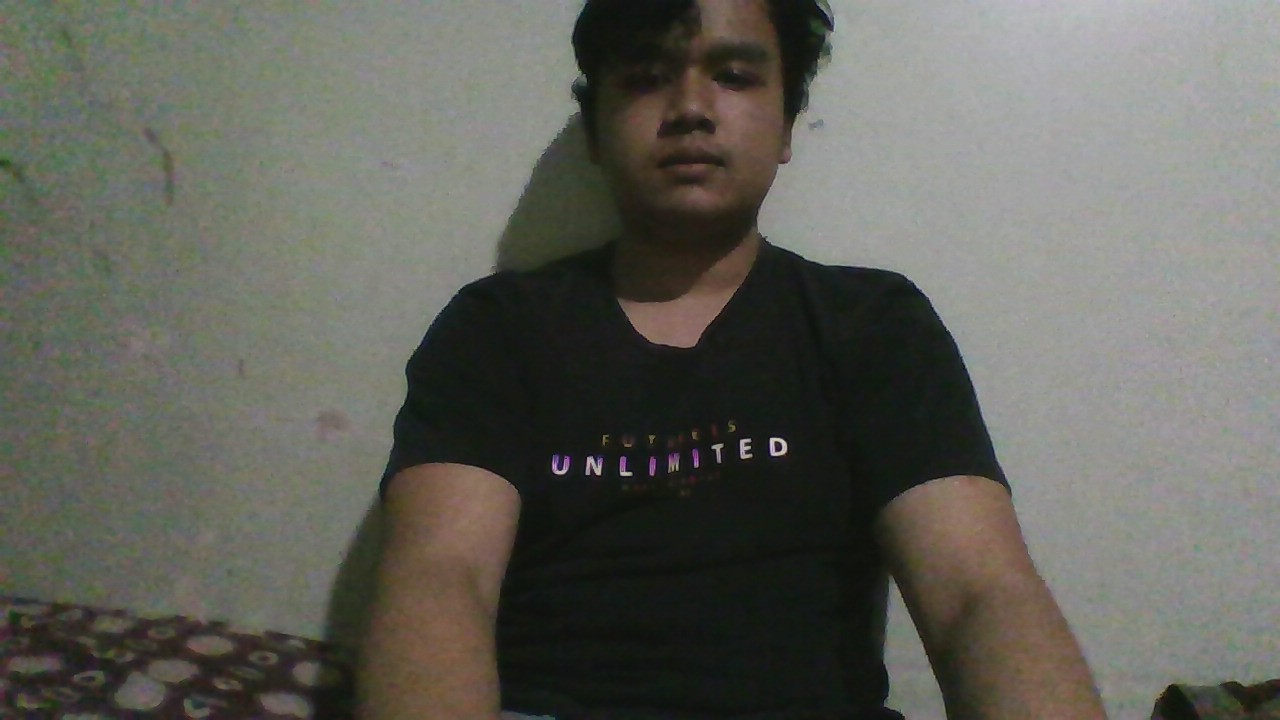
#> input picture Scripts/Python/DatasetImplementation/IcanDataset/WIN_20251104_02_17_24_Pro.png, 1280 x 720 px; its folder holds only this picture in this run
$ python check_annotations_with_bg.py
#> lines starting #> are read from the running program, lines starting #| are printed output that depends on the picture; after the words box and inside, x2 and y2 are one past the last pixel; in counts of white or black regions, pixels touching at a corner belong together
### Scripts/Python/DatasetImplementation/shirt_detector_full.py
"""
SHIRT DETECTOR - Traditional ML
================================

Goal: Detect SHIRT pixels ONLY. Not skin, not hair, just SHIRT.

Uses ALL images in the dataset.
Uses Traditional ML: Random Forest on color features.
"""

import cv2
import numpy as np
from sklearn.ensemble import RandomForestClassifier
from sklearn.model_selection import train_test_split
from sklearn.metrics import classification_report, accuracy_score
import joblib
from pathlib import Path


def detect_shirt_region_automatic(image):
    """
    Automatically detect shirt region using color-based heuristics

    Strategy:
    1. Detect SKIN (face, neck, arms) using YCrCb
    2. Detect HAIR (dark regions at top of image)
    3. Find NECK position (lowest point of face)
    4. SHIRT = Everything BELOW neck level (that's not skin/arms)
    """
    h, w = image.shape[:2]

    # Remove black background
    gray = cv2.cvtColor(image, cv2.COLOR_BGR2GRAY)
    foreground = gray > 20

    # ===== SKIN DETECTION =====
    # Method 1: YCrCb color space (best for skin)
    ycrcb = cv2.cvtColor(image, cv2.COLOR_BGR2YCrCb)
    skin_mask1 = cv2.inRange(ycrcb, np.array([0, 133, 77]), np.array([255, 173, 127]))

    # Method 2: HSV color space
    hsv = cv2.cvtColor(image, cv2.COLOR_BGR2HSV)
    skin_mask2 = cv2.inRange(hsv, np.array([0, 20, 70]), np.array([20, 255, 255]))

    # Method 3: RGB rules
    b, g, r = cv2.split(image)
    skin_mask3 = ((r > 95) & (g > 40) & (b > 20) &
                  (r > g) & (r > b) &
                  ((r - g) > 15)).astype(np.uint8) * 255

    # Combine all skin detection methods
    skin_mask = cv2.bitwise_or(skin_mask1, skin_mask2)
    skin_mask = cv2.bitwise_or(skin_mask, skin_mask3)

    # Clean up skin mask
    kernel = cv2.getStructuringElement(cv2.MORPH_ELLIPSE, (11, 11))
    skin_mask = cv2.morphologyEx(skin_mask, cv2.MORPH_CLOSE, kernel)
    skin_mask = cv2.morphologyEx(skin_mask, cv2.MORPH_OPEN, kernel)

    # ===== FIND NECK LEVEL =====
    # Find skin contours in upper half of image (face region)
    upper_half = np.zeros_like(skin_mask)
    upper_half[:int(h * 0.5), :] = 255
    face_skin = cv2.bitwise_and(skin_mask, upper_half)

    # Find contours of face
    face_contours, _ = cv2.findContours(face_skin, cv2.RETR_EXTERNAL, cv2.CHAIN_APPROX_SIMPLE)

    # Determine neck level (lowest point of face + small margin)
    neck_y = int(h * 0.35)  # Default to 35% from top if no face found
    if len(face_contours) > 0:
        # Get largest contour (main face)
        face_contour = max(face_contours, key=cv2.contourArea)
        if cv2.contourArea(face_contour) > 1000:  # Valid face detected
            # Find lowest point of face
            bottommost = tuple(face_contour[face_contour[:, :, 1].argmax()][0])
            neck_y = bottommost[1] + 20  # Add small margin below chin

    print(f"  Detected neck level at y={neck_y} (image height={h})")

    # ===== HAIR DETECTION =====
    # Hair is typically dark and ABOVE neck level
    hair_mask = (gray < 50) & foreground

    # Only consider regions ABOVE neck level
    above_neck = np.zeros_like(hair_mask)
    above_neck[:neck_y, :] = True
    hair_mask = hair_mask & above_neck

    # Clean up hair mask
    kernel_small = cv2.getStructuringElement(cv2.MORPH_ELLIPSE, (7, 7))
    hair_mask = cv2.morphologyEx(hair_mask.astype(np.uint8) * 255, cv2.MORPH_CLOSE, kernel_small)
    hair_mask = cv2.morphologyEx(hair_mask, cv2.MORPH_OPEN, kernel_small)

    # ===== SHIRT DETECTION =====
    # Shirt = Foreground BELOW neck level - Skin (arms)

    # Create mask for region below neck
    below_neck = np.zeros_like(foreground)
    below_neck[neck_y:, :] = True

    # Shirt is foreground below neck, excluding skin/arms
    shirt_mask = foreground.astype(np.uint8) * 255
    shirt_mask = cv2.bitwise_and(shirt_mask, below_neck.astype(np.uint8) * 255)
    shirt_mask = cv2.bitwise_and(shirt_mask, cv2.bitwise_not(skin_mask))

    # Clean up shirt mask
    shirt_mask = cv2.morphologyEx(shirt_mask, cv2.MORPH_CLOSE, kernel)
    shirt_mask = cv2.morphologyEx(shirt_mask, cv2.MORPH_OPEN, kernel_small)

    return shirt_mask, skin_mask, hair_mask


# [311 lines left out: functions extract_pixel_features, collect_training_data_from_all_images, train_shirt_detector, predict_shirt_mask, overlay_jersey_on_shirt, main, not called in this run]


# [2 lines that do not run on import are left out]

### Scripts/Python/DatasetImplementation/check_annotations_with_bg.py
"""
Annotation Visualization with Background Removal
=================================================

This script visualizes annotations for images WITH backgrounds (IcanDataset).
It removes the background first, then shows the annotations.

Shows:
- Detected neck level (yellow line)
- Skin regions (green)
- Hair regions (red)
- Shirt regions (blue)
"""

import cv2
import numpy as np
from pathlib import Path
import sys

sys.path.insert(0, str(Path(__file__).parent))
from shirt_detector_full import detect_shirt_region_automatic


def remove_background_simple(image):
    """
    Simple background removal using color threshold
    Works for images with solid/light backgrounds
    """
    # Convert to HSV
    hsv = cv2.cvtColor(image, cv2.COLOR_BGR2HSV)

    # Create mask for non-background pixels (not white/light gray/black)
    lower_white = np.array([0, 0, 200])
    upper_white = np.array([180, 30, 255])
    white_mask = cv2.inRange(hsv, lower_white, upper_white)

    # Invert to get foreground
    foreground = cv2.bitwise_not(white_mask)

    # Clean up with morphological operations
    kernel = cv2.getStructuringElement(cv2.MORPH_ELLIPSE, (5, 5))
    foreground = cv2.morphologyEx(foreground, cv2.MORPH_CLOSE, kernel)
    foreground = cv2.morphologyEx(foreground, cv2.MORPH_OPEN, kernel)

    return foreground


def visualize_annotations_with_bg(image_path, output_path):
    """
    Visualize annotations for images WITH background
    """
    # Load image
    image = cv2.imread(str(image_path))
    if image is None:
        print(f"ERROR: Could not load {image_path}")
        return None

    h, w = image.shape[:2]

    # Remove background
    print(f"  Removing background...")
    foreground = remove_background_simple(image)

    # Create image with transparent background (only foreground)
    image_no_bg = image.copy()
    image_no_bg[foreground == 0] = 255  # Make background white for visualization

    # Get automatic annotations on the no-background image
    print(f"  Detecting annotations...")
    shirt_mask, skin_mask, hair_mask = detect_shirt_region_automatic(image_no_bg)

    # Create visualization
    vis = image.copy()

    # Overlay masks with transparency
    overlay = vis.copy()

    # Background = BLACK (removed areas)
    overlay[foreground == 0] = [0, 0, 0]

    # Hair = RED
    overlay[hair_mask > 0] = [0, 0, 255]

    # Skin = GREEN
    overlay[skin_mask > 0] = [0, 255, 0]

    # Shirt = BLUE
    overlay[shirt_mask > 0] = [255, 0, 0]

    # Blend
    vis = cv2.addWeighted(image, 0.6, overlay, 0.4, 0)

    # Find neck level for visualization
    upper_half = np.zeros_like(skin_mask)
    upper_half[:int(h * 0.5), :] = 255
    face_skin = cv2.bitwise_and(skin_mask, upper_half)

    face_contours, _ = cv2.findContours(face_skin, cv2.RETR_EXTERNAL, cv2.CHAIN_APPROX_SIMPLE)

    neck_y = int(h * 0.35)  # Default
    if len(face_contours) > 0:
        face_contour = max(face_contours, key=cv2.contourArea)
        if cv2.contourArea(face_contour) > 1000:
            bottommost = tuple(face_contour[face_contour[:, :, 1].argmax()][0])
            neck_y = bottommost[1] + 20

    # Draw neck level line
    cv2.line(vis, (0, neck_y), (w, neck_y), (0, 255, 255), 3)
    cv2.putText(vis, f"NECK LEVEL (y={neck_y})", (10, neck_y - 10),
                cv2.FONT_HERSHEY_SIMPLEX, 0.8, (0, 255, 255), 2)

    # Draw legend
    legend_y = 30
    cv2.putText(vis, "BLACK = BACKGROUND", (10, legend_y), cv2.FONT_HERSHEY_SIMPLEX, 0.7, (0, 0, 0), 2)
    cv2.putText(vis, "RED = HAIR", (10, legend_y + 30), cv2.FONT_HERSHEY_SIMPLEX, 0.7, (0, 0, 255), 2)
    cv2.putText(vis, "GREEN = SKIN", (10, legend_y + 60), cv2.FONT_HERSHEY_SIMPLEX, 0.7, (0, 255, 0), 2)
    cv2.putText(vis, "BLUE = SHIRT", (10, legend_y + 90), cv2.FONT_HERSHEY_SIMPLEX, 0.7, (255, 0, 0), 2)
    cv2.putText(vis, "YELLOW = NECK LINE", (10, legend_y + 120), cv2.FONT_HERSHEY_SIMPLEX, 0.7, (0, 255, 255), 2)

    # Count pixels
    n_hair = np.sum(hair_mask > 0)
    n_skin = np.sum(skin_mask > 0)
    n_shirt = np.sum(shirt_mask > 0)
    n_bg = np.sum(foreground == 0)

    cv2.putText(vis, f"Background: {n_bg} px", (10, h - 120), cv2.FONT_HERSHEY_SIMPLEX, 0.6, (255, 255, 255), 2)
    cv2.putText(vis, f"Hair: {n_hair} px", (10, h - 90), cv2.FONT_HERSHEY_SIMPLEX, 0.6, (255, 255, 255), 2)
    cv2.putText(vis, f"Skin: {n_skin} px", (10, h - 60), cv2.FONT_HERSHEY_SIMPLEX, 0.6, (255, 255, 255), 2)
    cv2.putText(vis, f"Shirt: {n_shirt} px", (10, h - 30), cv2.FONT_HERSHEY_SIMPLEX, 0.6, (255, 255, 255), 2)

    # Save
    cv2.imwrite(str(output_path), vis)

    return {
        'neck_y': neck_y,
        'n_hair': n_hair,
        'n_skin': n_skin,
        'n_shirt': n_shirt
    }


def main():
    """Visualize annotations for images WITH background"""
    base_dir = Path(__file__).parent
    dataset_dir = base_dir / "IcanDataset"  # WITH background
    output_dir = base_dir / "annotation_check_with_bg"

    output_dir.mkdir(exist_ok=True)

    print("=" * 80)
    print("ANNOTATION VERIFICATION - Images WITH Background")
    print("=" * 80)
    print()

    if not dataset_dir.exists():
        print(f"❌ Dataset not found: {dataset_dir}")
        return

    # Get sample images (first 10)
    image_files = sorted(list(dataset_dir.glob("*.jpg")) + list(dataset_dir.glob("*.png")))[:10]

    if len(image_files) == 0:
        print(f"❌ No images found in {dataset_dir}")
        return

    print(f"✓ Found {len(image_files)} images")
    print(f"✓ Processing first 10 samples...")
    print()

    for idx, img_path in enumerate(image_files, 1):
        print(f"[{idx}/{len(image_files)}] {img_path.name}")

        output_path = output_dir / f"annotated_with_bg_{img_path.stem}.png"

        result = visualize_annotations_with_bg(img_path, output_path)
#> in visualize_annotations_with_bg, image is the input picture: shape (720, 1280, 3); mean B, G, R 90.1, 97.5, 97.5
#> in remove_background_simple, `white_mask = cv2.inRange(hsv, lower_white, upper_white)`:
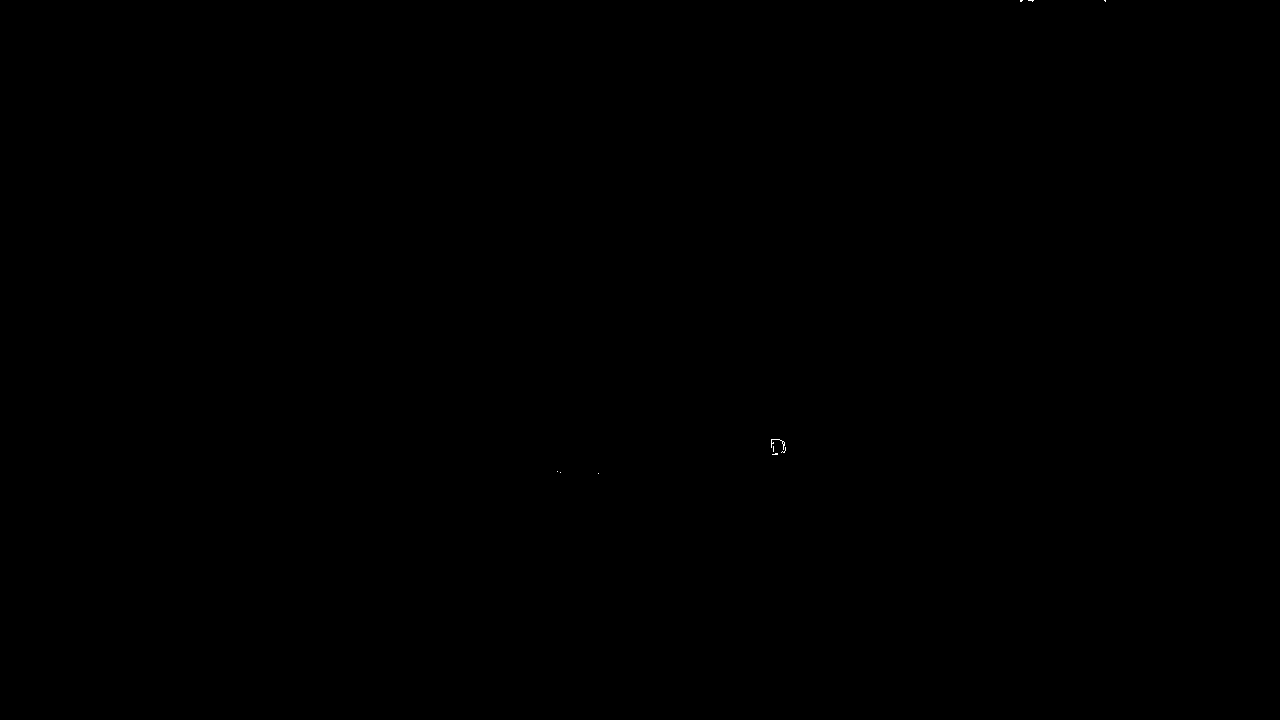
#> white_mask: shape (720, 1280); 0.01% white in thin lines or dots, all inside (x1, y1, x2, y2) = (557, 0, 1106, 474)
#> in detect_shirt_region_automatic, `face_contours, _ = cv2.findContours(face_skin, cv2.RETR_EXTERNAL, cv2...`: face_contours = 6 contours; box (x1, y1, x2, y2) and area: (616, 0, 793, 231) 26249, (620, 231, 759, 351) 8331, (118, 317, 164, 360) 1019, (0, 45, 25, 71) 392, (17, 225, 37, 244) 248, (51, 200, 71, 217) 214
#> in detect_shirt_region_automatic, `face_contour = max(face_contours, key=cv2.contourArea)`: face_contour = contour of 216 points, box (x1, y1, x2, y2) (616, 0, 793, 231), area 26249
#> in detect_shirt_region_automatic, `bottommost = tuple(face_contour[face_contour[:, :, 1].argmax()][0])`: bottommost = (701, 230)
#> in detect_shirt_region_automatic, `neck_y = bottommost[1] + 20`: neck_y = 250
#|   Detected neck level at y=250 (image height=720)
#> in detect_shirt_region_automatic, `shirt_mask = cv2.morphologyEx(shirt_mask, cv2.MORPH_OPEN, kernel_small)`:
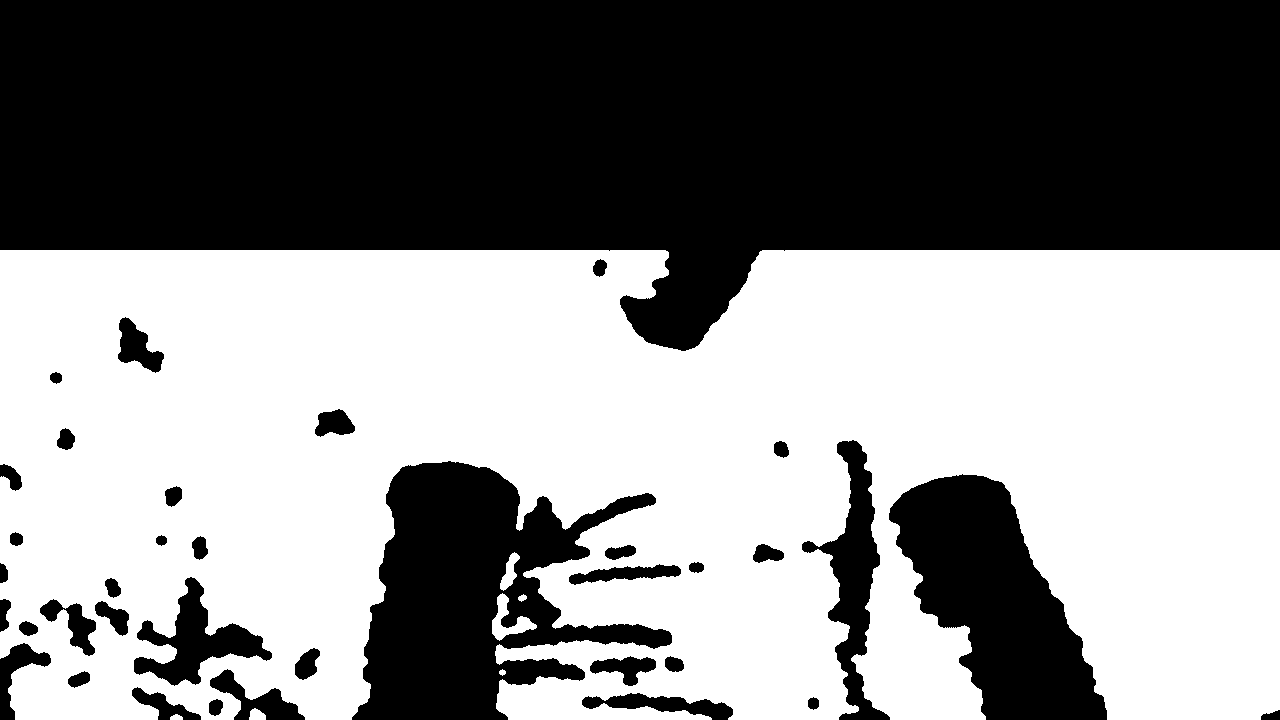
#> shirt_mask: shape (720, 1280); 53.3% white; 37 black regions
#> in visualize_annotations_with_bg, `overlay[shirt_mask > 0] = [255, 0, 0]`:
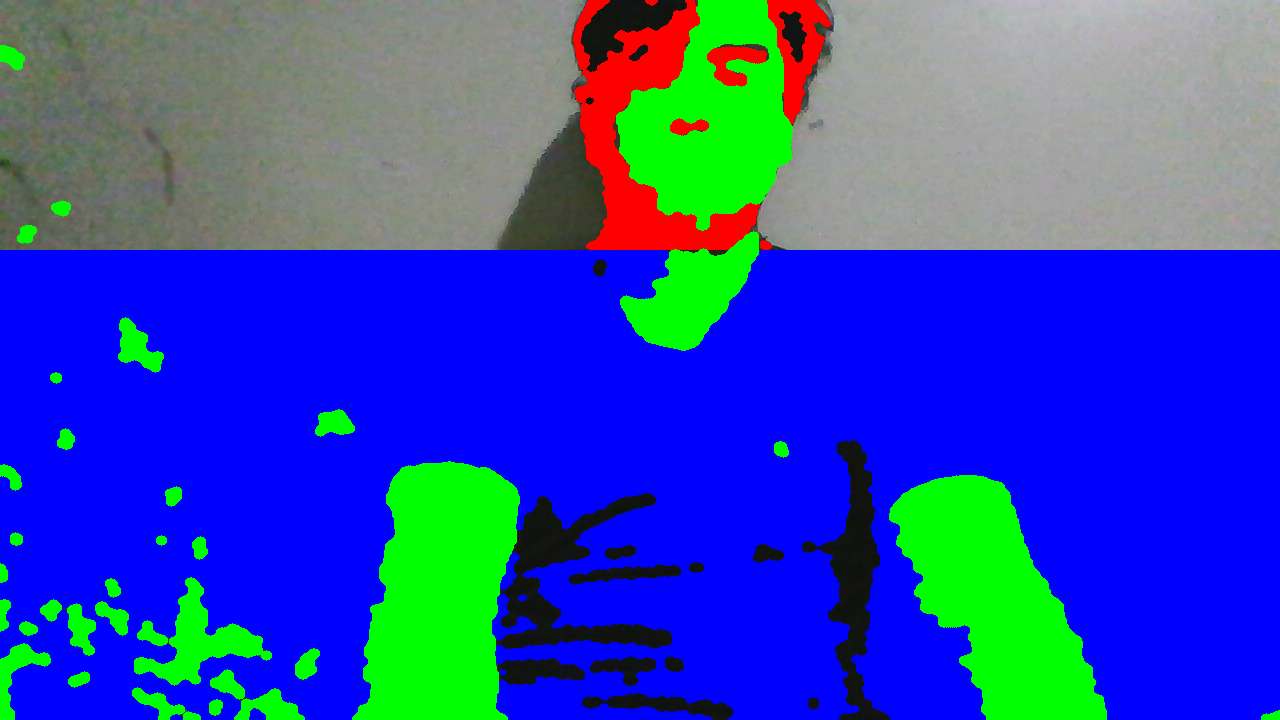
#> overlay: shape (720, 1280, 3); mean B, G, R 175.5, 73.2, 46.8
#> in visualize_annotations_with_bg, `bottommost = tuple(face_contour[face_contour[:, :, 1].argmax()][0])`: bottommost = (701, 230)
#> in visualize_annotations_with_bg, `neck_y = bottommost[1] + 20`: neck_y = 250
#> in visualize_annotations_with_bg, `n_hair = np.sum(hair_mask > 0)`: n_hair = 25916
#> in visualize_annotations_with_bg, `n_skin = np.sum(skin_mask > 0)`: n_skin = 112531
#> in visualize_annotations_with_bg, `n_shirt = np.sum(shirt_mask > 0)`: n_shirt = 490754
#> in visualize_annotations_with_bg, `n_bg = np.sum(foreground == 0)`: n_bg = 0
#> in visualize_annotations_with_bg, `cv2.putText(vis, f"Shirt: {n_shirt} px", (10, h - 30), cv2.FONT_HERSHE..`:
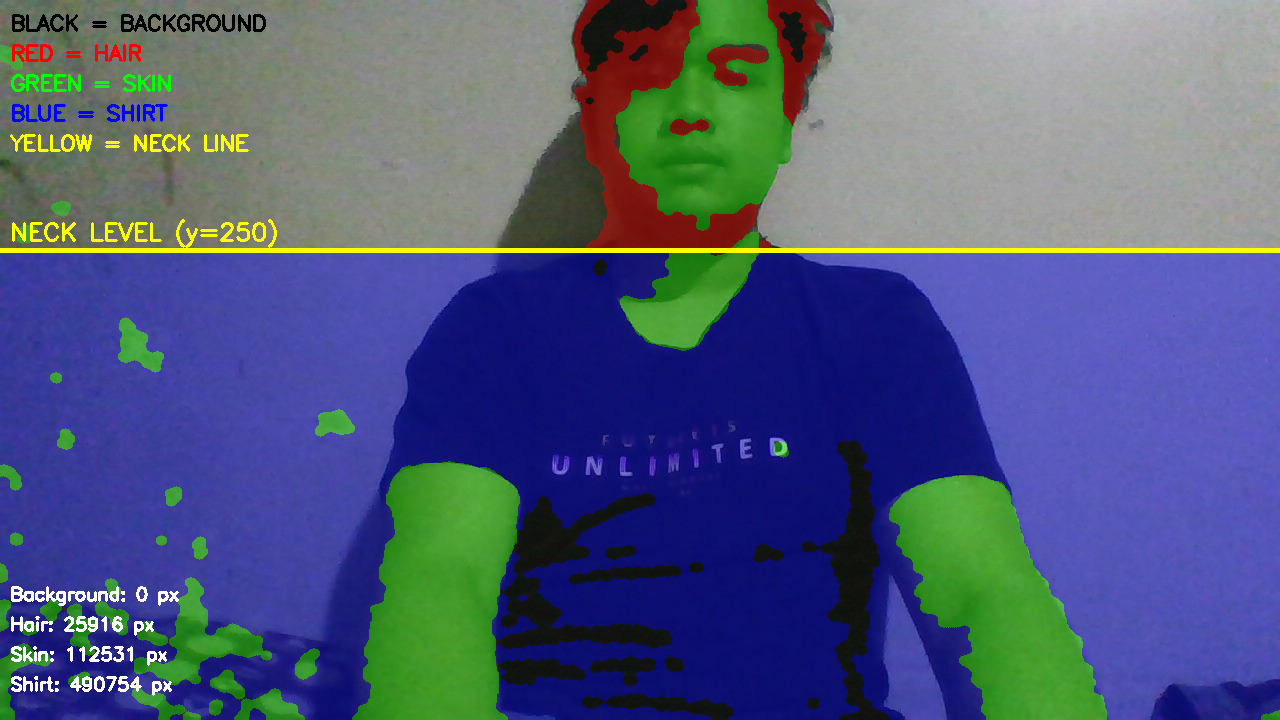
#> vis: shape (720, 1280, 3); mean B, G, R 123.3, 90, 79.5
#> result = {'neck_y': 250, 'n_hair': 25916, 'n_skin': 112531, 'n_shirt': 490754}

        if result:
            print(f"  ✓ Neck level: y={result['neck_y']}")
#|   ✓ Neck level: y=250
            print(f"  ✓ Hair pixels: {result['n_hair']}")
#|   ✓ Hair pixels: 25916
            print(f"  ✓ Skin pixels: {result['n_skin']}")
#|   ✓ Skin pixels: 112531
            print(f"  ✓ Shirt pixels: {result['n_shirt']}")
#|   ✓ Shirt pixels: 490754
            print(f"  ✓ Saved: {output_path.name}")
        print()

    print("=" * 80)
    print("✓ VERIFICATION COMPLETE!")
    print(f"✓ Check the images in: {output_dir}")
    print()
    print("Legend:")
    print("  RED = Hair (should be ABOVE neck line)")
    print("  GREEN = Skin (face, neck, arms)")
    print("  BLUE = Shirt (should be BELOW neck line)")
    print("  YELLOW LINE = Detected neck level")
    print("=" * 80)


if __name__ == "__main__":
    main()
